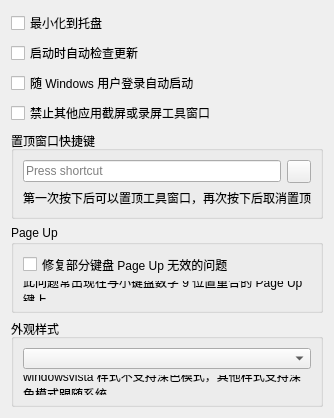
         <widget class="QWidget" name="scrollAreaWidgetContents_7">
          <property name="geometry">
           <rect>
            <x>0</x>
            <y>0</y>
            <width>246</width>
            <height>345</height>
           </rect>
          </property>
          <layout class="QVBoxLayout" name="verticalLayout_23">
           <item>
            <widget class="QCheckBox" name="cbMinimizeToTray">
             <property name="text">
              <string>最小化到托盘</string>
             </property>
            </widget>
           </item>
           <item>
            <widget class="QCheckBox" name="cbAutoCheckUpdate">
             <property name="text">
              <string>启动时自动检查更新</string>
             </property>
            </widget>
           </item>
           <item>
            <widget class="QCheckBox" name="cbRunOnLogon">
             <property name="text">
              <string>随 Windows 用户登录自动启动</string>
             </property>
            </widget>
           </item>
           <item>
            <widget class="QCheckBox" name="cbExcludeFromCapture">
             <property name="text">
              <string>禁止其他应用截屏或录屏工具窗口</string>
             </property>
            </widget>
           </item>
           <item>
            <widget class="QGroupBox" name="groupBox_23">
             <property name="title">
              <string>置顶窗口快捷键</string>
             </property>
             <layout class="QVBoxLayout" name="verticalLayout_46">
              <item>
               <layout class="QHBoxLayout" name="horizontalLayout_10">
                <item>
                 <widget class="QKeySequenceEdit" name="keySeqTopMostWindow"/>
                </item>
                <item>
                 <widget class="QToolButton" name="tbClearTopMostWindowEdit">
                  <property name="text">
                   <string/>
                  </property>
                  <property name="icon">
                   <iconset resource="resource.qrc">
                    <normaloff>:/image/ic_cancel.ico</normaloff>:/image/ic_cancel.ico</iconset>
                  </property>
                 </widget>
                </item>
               </layout>
              </item>
              <item>
               <widget class="QLabel" name="label_56">
                <property name="text">
                 <string>第一次按下后可以置顶工具窗口，再次按下后取消置顶</string>
                </property>
               </widget>
              </item>
             </layout>
            </widget>
           </item>
           <item>
            <widget class="QGroupBox" name="groupBox_12">
             <property name="title">
              <string notr="true">Page Up</string>
             </property>
             <layout class="QVBoxLayout" name="verticalLayout_22">
              <item>
               <widget class="QCheckBox" name="cbPgupExtended">
                <property name="text">
                 <string>修复部分键盘 Page Up 无效的问题</string>
                </property>
               </widget>
              </item>
              <item>
               <widget class="QLabel" name="label_35">
                <property name="text">
                 <string>此问题常出现在与小键盘数字 9 位置重合的 Page Up 键上。</string>
                </property>
                <property name="wordWrap">
                 <bool>true</bool>
                </property>
               </widget>
              </item>
             </layout>
            </widget>
           </item>
           <item>
            <widget class="QGroupBox" name="groupBox_11">
             <property name="title">
              <string>外观样式</string>
             </property>
             <layout class="QVBoxLayout" name="verticalLayout_26">
              <item>
               <widget class="QComboBox" name="cbStyle"/>
              </item>
              <item>
               <widget class="QLabel" name="label_34">
                <property name="text">
                 <string>windowsvista 样式不支持深色模式，其他样式支持深色模式跟随系统</string>
                </property>
                <property name="wordWrap">
                 <bool>true</bool>
                </property>
               </widget>
              </item>
             </layout>
            </widget>
           </item>
           <item>
            <spacer name="spacer">
             <property name="orientation">
              <enum>Qt::Orientation::Vertical</enum>
             </property>
             <property name="sizeHint" stdset="0">
              <size>
               <width>20</width>
               <height>1</height>
              </size>
             </property>
            </spacer>
           </item>
          </layout>
         </widget>
